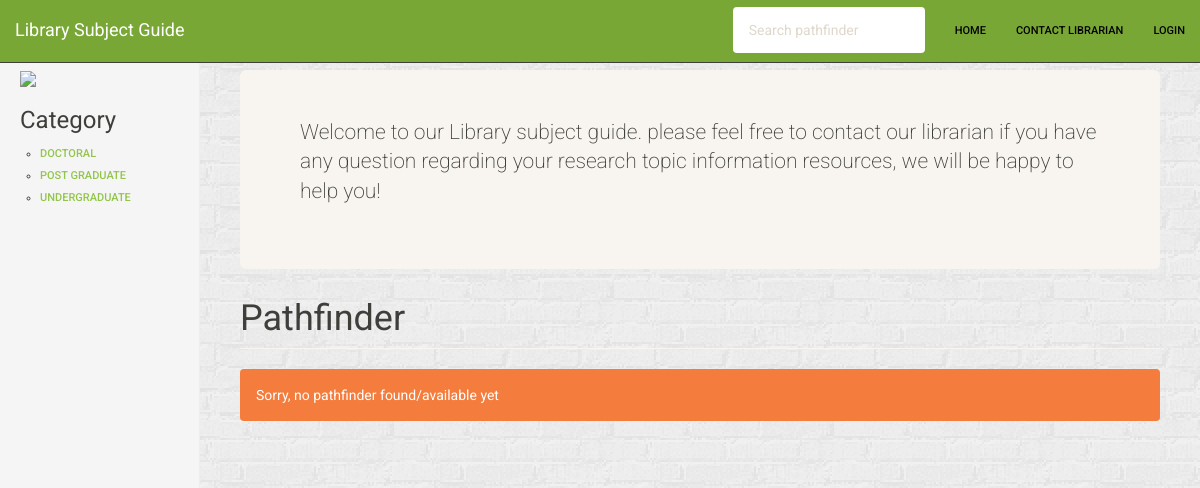
/, run on an earlier commit of the app's database.
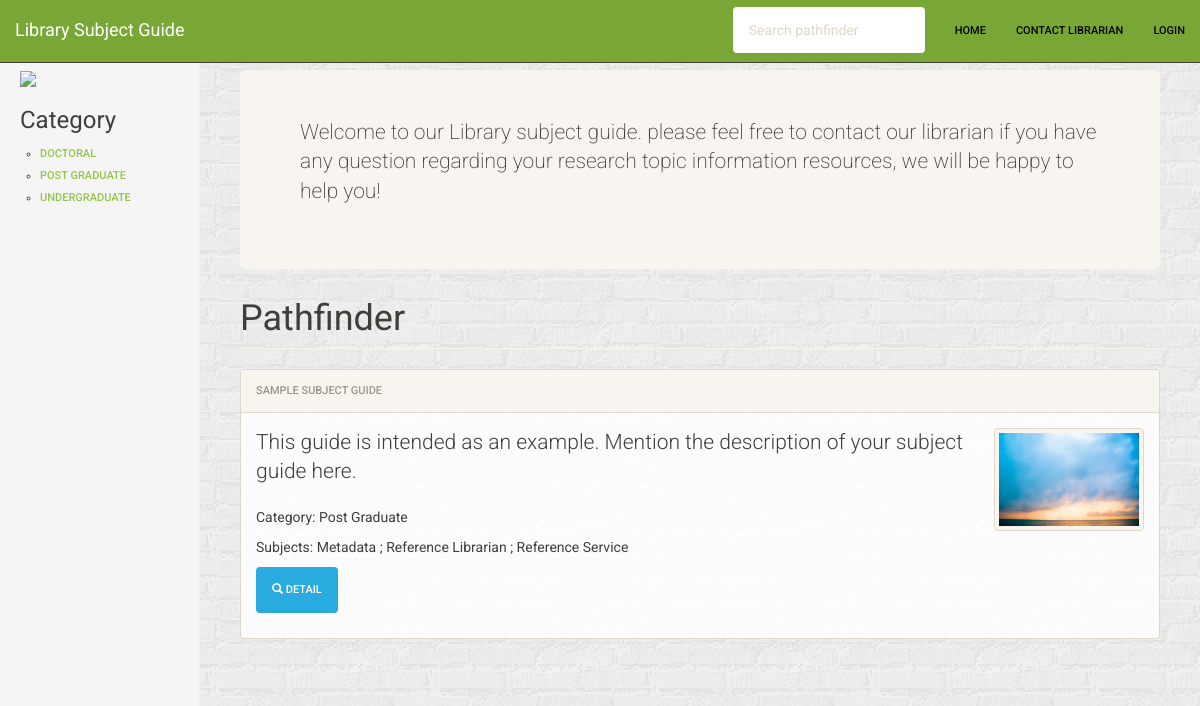
And on a later commit of the database.
### tables this page shows
CREATE TABLE IF NOT EXISTS `pst_taxonomy_term` (
`tid` int(11) NOT NULL COMMENT 'Primary Key: Unique term ID.',
  `vocabulary` varchar(50) DEFAULT NULL,
  `name` varchar(255) NOT NULL DEFAULT '' COMMENT 'The term name.',
  `description` longtext COMMENT 'A description of the term.',
  `weight` int(11) NOT NULL DEFAULT '0' COMMENT 'The weight of this term in relation to other terms.'
);

CREATE TABLE IF NOT EXISTS `pst_pathfinder` (
`id` int(11) NOT NULL,
  `title` varchar(255) NOT NULL,
  `category` varchar(200) DEFAULT NULL,
  `subjects` text,
  `subjects_array` text,
  `description` text,
  `target_users` varchar(255) DEFAULT NULL,
  `scope` varchar(100) DEFAULT NULL,
  `authors` text NOT NULL,
  `image_filename` varchar(255) DEFAULT NULL,
  `created` datetime NOT NULL,
  `updated` datetime NOT NULL
);

### application/models/Pathfinder_model.php (called while the page is built, shortened)
<?php if ( ! defined('BASEPATH')) exit('No direct script access allowed');
class Pathfinder_model extends CI_Model {
    public function getData($page = 1, $limit = 20, $criteria = '', &$total_rows = 0)
    {
      $offset = 0;
      $result = $this->db->get('pathfinder', $limit, $offset);
      $this->db->select('COUNT(*) as `total`', false);
      return $result->result();
    }
    public function getConfig($config_name, $unserialized = true, $return_one = false)
    {
      $config = array();
      $this->db->where('config_name', $config_name);
      $result = $this->db->get('config')->result();
      foreach ($result as $config_data) {
        $config[$config_data->config_name] = $unserialized?unserialize($config_data->config_val):$config_data->config_val;
      }
      return $config;
    }
}

### application/controllers/Pathfinder.php (called while the page is built, shortened)
<?php if ( ! defined('BASEPATH')) exit('No direct script access allowed');
class Pathfinder extends CI_Controller {
  private $data = array();
  public function __construct() {
    $this->data['main_title'] = 'Pathfinder';
    $this->data['main_content'] = '';
    $this->data['logged_in'] = $this->session->userdata('logged_in');
    $this->data['group'] = $this->data['logged_in']['groups'];
    $this->load->model('Resource_model');
    $this->load->model('Taxonomy_model');
  }
  public function index($page = 1)
  {
    $total_rows = 0;
    $criteria = '';
    $this->data['pathfinder_records'] = $this->Pathfinder_model->getData($page, 50, $criteria, $total_rows);
    $this->load->view('pathfinder/index', $this->data);
  }
}

### index.php (called while the page is built, shortened)
<?php
require_once BASEPATH.'core/CodeIgniter.php';

### application/models/Taxonomy_model.php (called while the page is built, shortened)
<?php if ( ! defined('BASEPATH')) exit('No direct script access allowed');
class Taxonomy_model extends CI_Model {
    public function getData($taxonomy_type, $page = 1, $limit = 20, $criteria = '', &$total_rows = 0)
    {
      $offset = 0;
      $this->db->select('tid, name, vocabulary');
      $this->db->from('taxonomy_term');
      $this->db->where('vocabulary', $taxonomy_type);
      $this->db->limit($limit, $offset);
      $this->db->order_by('weight');
      $result = $this->db->get();
      $this->db->where('vocabulary', $taxonomy_type);
      $this->db->select('COUNT(*) as `total`', false);
      $query = $this->db->get('taxonomy_term');
      $data = $query->row();
      return $result->result();
    }
}

### application/views/pathfinder/index.php (the view, shortened to what this page needs)
<?php
$site_logo = $this->Pathfinder_model->getConfig('site_logo');
if ($site_logo) {
  echo '<div class="site-logo text-center"><img src="'.base_url('files/pathfinder/images').'/'.$site_logo.'" class="img-responsive" /></div>';
} else {
  echo '<div class="site-logo text-center"><img src="'.base_url('files/pathfinder/images').'/logo.png" class="img-responsive" /></div>';
}
?>
<h3 class="sidebar-header">Category</h3>
<ul class="nav nav-sidebar">
  <li>
    <ul>
    <?php
    $taxonomy = $this->Taxonomy_model->getData('Category', 1, 30);
    foreach ($taxonomy as $data) {
      echo '<li><a href="'.site_url('/pathfinder/index').'?category='.urlencode($data->name).'">'.$data->name.'</a></li>';
    }
    ?>
    </ul>
  </li>
</ul>
<?php
if (!$pathfinder_records) {
  echo '<div class="alert alert-warning">';
  echo 'Sorry, no pathfinder found/available yet';
  echo '</div>'."\n";
} else {
foreach ($pathfinder_records as $pf) :
?>
<div class="panel panel-default pathfinder-panel">
  <div class="panel-heading"><h3 class="panel-title"><?php echo $pf->title ?></h3></div>
  <div class="panel-body">
    <?php
    if ($pf->image_filename) {
      echo '<div class="pathfinder-image"><a href="'.site_url('/pathfinder/detail/'.$pf->id).'"><img src="'.base_url('files/pathfinder/images').'/'.$pf->image_filename.'" class="img-responsive img-thumbnail" /></a></div>';
    }
    ?>
    <p class="lead pathfinder-description"><?php echo $pf->description ?></p>
    <p class="pathfinder-category">Category: <?php echo $pf->category ?></p>
    <p class="pathfinder-subjects">Subjects: <?php echo $pf->subjects ?></p>
    <p class="pathfinder-actions">
      <a href="<?php echo site_url('/pathfinder/detail/'.$pf->id) ?>" class="btn btn-info"><i class="glyphicon glyphicon-search"></i> Detail</a>
    </p>
  </div>
</div>
<?php
endforeach; ?>
<?php
}
require './assets/themes/default/index.tpl.php';
?>

What changed in the data, as far as the page shows it:
added pst_pathfinder: title "SAMPLE SUBJECT GUIDE", image_filename (picture), description "This guide is intended as an example. Mention the description of your subject guide here.", category "Post Graduate", subjects "Metadata ; Reference Librarian ; Reference Service"
Also different on the page:
text no longer shown: "Sorry, no pathfinder found/available yet"
